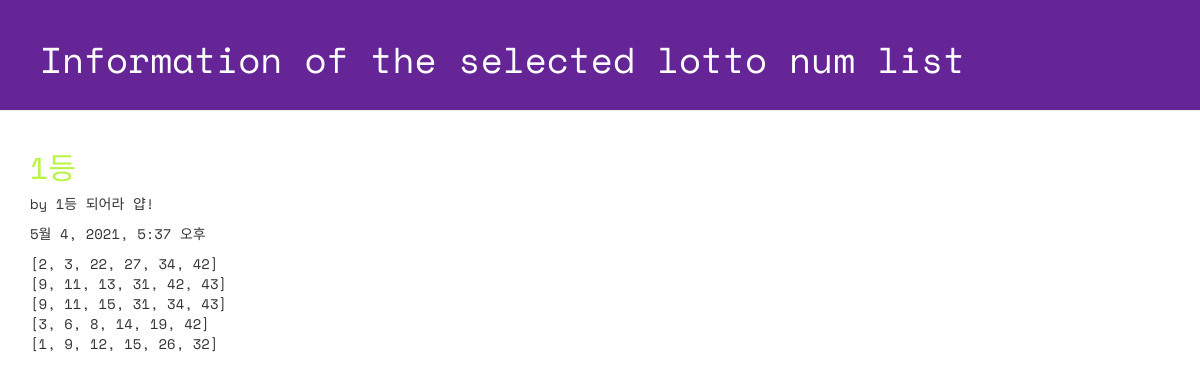
The page /lotto/5/detail/ on the database its author committed.
### lotto/models.py (models this page shows, shortened)
class GuessNumbers(models. Model):
    name = models.CharField(max_length=24)
    text = models.CharField(max_length=255)
    lottos = models.CharField(max_length=255, default='[1,2,3,4,5,6]')
    num_lottos = models.IntegerField(default=5)
    update_date = models.DateTimeField()

### lotto/views.py (the view)
# urls.py: path('lotto/<int:lottokey>/detail/', views.detail, name='detail'),
def detail(request, lottokey):
    lotto = GuessNumbers.objects.get(pk=lottokey)
    return render(request, 'lotto/detail.html', {'lotto':lotto})

### lotto/templates/lotto/detail.html (shortened to what this page needs)
<!DOCTYPE html>
{% load staticfiles %}
<html lang="ko">
<head>
  <link rel="stylesheet" href="//maxcdn.bootstrapcdn.com/bootstrap/3.2.0/css/bootstrap.min.css">
  <link rel="stylesheet" href="//maxcdn.bootstrapcdn.com/bootstrap/3.2.0/css/bootstrap-theme.min.css">
  <link rel="stylesheet" href="{% static 'css/lotto.css'%}">
</head>
<body>
  <div class="page-header">
  <h1>
    <a href="{% url 'index'%}" style="text-decoration:none;color:white;">
      Information of the selected lotto num list
    </a>
  </h1>
  </div>
  <div class="container lotto">
    <h2>{{ lotto.text }}</h2>
    <p> by {{ lotto.name }}</p>
    <p> {{ lotto.update_date }}</p>
    <p> {{ lotto.lottos | linebreaksbr }}</p>
  </div>
</body>
</html>

### lotto/static/css/lotto.css (style rules this page uses)
.page-header { background-color: #652596; margin-top: 0; padding: 20px 20px 20px 40px; font-family: 'Space Mono', monospace; }
.page-header h1 { color: #FFFFFF; }
.container { font-family: 'Space Mono', monospace; }
.container h2 { color: #b9f442; }

### rows shown on the page
GuessNumbers: text "1등", name "1등 되어라 얍!", update_date "5월 4, 2021, 5:37 오후", lottos "[2, 3, 22, 27, 34, 42] [9, 11, 13, 31, 42, 43] [9, 11, 15, 31, 34, 43] [3, 6, 8, 14, 19, 42] [1, 9, 12, 15, 26, 32]"
